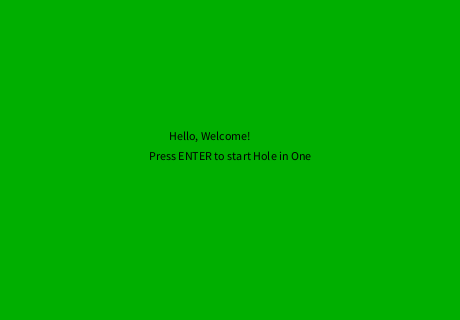
Frame 1 (no input)
Frame 60 (the mouse pressed at the canvas centre just before this capture): identical to frame 1, image omitted
Frame 120 (the mouse held since frame 60 and released just before this capture): identical to frame 1, image omitted

The Processing sketch that drew this single still picture (run headless with seeded random() and noise(); from frame 60 on, the mouse is pressed at the canvas centre):

// Processing sketch: processing_62032
// ── processing_62032.pde

boolean startGame = false;
boolean endGameWin = false;
boolean endGameLose = false;

PVector location = new PVector(400,250);
PVector velocity = new PVector(0,0);;
int ballX = 240;
int ballY = 260;
float holeLocX;
float holeLocY;
int score;
float friction = 0.973;

int mouseClicks;

void setup() {
  size(460, 320);
  frameRate(60);
  smooth();
}

void draw() {
  
  if (startGame != true) {
    startGame();
  } else if (endGameWin == true) {
    endGameWin();
  } else if (endGameLose == true) {
    endGameLose();
  } else {
    
    background(0,175,0);
    fill(0);
    text("Score", 20, 20);
    text(score, 50, 20);
    stroke(0);
    
    if (mouseClicks == 0) {
      line(location.x, location.y, mouseX, mouseY);
    }
    //hole(random Location)
    fill(50);
    ellipse(holeLocX, holeLocY, 20, 20);
    
    //ball
    location.x += int(velocity.x*0.196);
    location.y += int(velocity.y*0.196);
    if (mouseClicks == 1) {
      velocity.x *= friction;
      velocity.y *= friction;
    }
    noStroke();
    fill(255);
    ellipse(location.x, location.y, 15, 15);
    
    //if ball hits the hole
    float goalX = location.x - holeLocX;
    float goalY = location.y - holeLocY;
    
    if ((goalX < 13.0 && goalX > -13.0 ) && (goalY < 13.0 && goalY > -13.0 ) &&
      (abs(velocity.x) < 22 && abs(velocity.y) < 22)) {
      score++;
      endGameWin = true;
    }
    //if ball is off screen
    if ((location.x > width) || (location.x < 0)) {
      velocity.x *= -1;
    }
    if ((location.y > height) || (location.y < 0)) {
      velocity.y *= -1;
    }
    if (abs(velocity.x) <= 0.6 && abs(velocity.y) <= 0.6 && mouseClicks == 1) {
      endGameLose = true;
    }
  }
}

void keyPressed() {
  if (key == 'r' || key == 'R' && endGameLose) {
    startGame = false;
    endGameLose = false;
  }
  if (key == ENTER && !startGame ||endGameWin) { 
    startGame = true;
    endGameWin = false;
    endGameLose = false;
  }
}

void mouseClicked() {
  if(startGame && mouseClicks == 0){
    velocity.x = (location.x - mouseX);
    velocity.y = (location.y - mouseY);
    mouseClicks++;
  }
}

class PVector {
  float x;
  float y;
  PVector(float x_, float y_) {
    x = x_;
    y = y_;
  }
}

void startGame() {
  mouseClicks = 0;
  score = 0;
  location.x = 380;
  velocity.x = 0;
  location.y = 250;
  velocity.y = 0;
  background(0,175,0);
  textAlign(CENTER);
  holeLocX = (int)(random(100, width-20)*0.6);
  holeLocY = (int)(random(100, width-20)*0.6);
  fill(0);
  text("Hello, Welcome!", width/2-20,height/2-20);
  text("Press ENTER to start Hole in One", width/2, height/2);
}

void endGameWin() {
  mouseClicks = 0;
  location.x = 380;
  velocity.x = 0;
  location.y = 250;
  velocity.y = 0;
  holeLocX = (int)(random(100, width-20)*0.6);
  holeLocY = (int)(random(100, width-20)*0.6);
  background(0, 175, 0);
  textAlign(CENTER);
  fill(0);
  text("Your score is currently : " + score, width/2-20,height/2-20);
  text("Press ENTER to keep going!", width/2, height/2);
}

void endGameLose() {
  location.x = 380;
  velocity.x = 0;
  location.y = 250;
  velocity.y = 0;
  background(0, 175, 0);
  textAlign(CENTER);
  fill(0);
  text("Good run! Your score is : " + score, width/2-20,height/2-20);
  text("Press R to play again!.", width/2, height/2);
}
